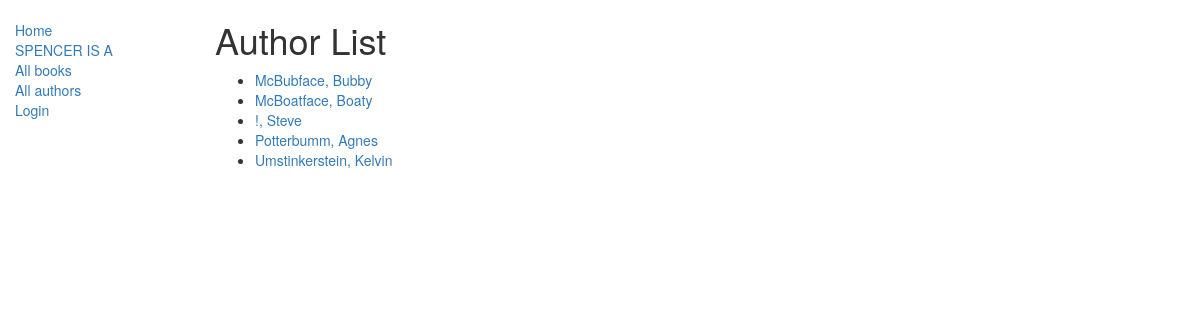
Screenshot of /catalog/authors/ with the database file from the repository.
### catalog/models.py (models this page shows, shortened)
class Author(models.Model):
    first_name = models.CharField(max_length=100)
    last_name = models.CharField(max_length=100)
    date_of_birth = models.DateField(null=True, blank=True)
    date_of_death = models.DateField('died', null=True, blank=True)
    def get_absolute_url(self):
        return reverse('author-detail', args=[str(self.id)])

### catalog/views.py (the view)
class AuthorListView(generic.ListView):
    model = Author
    paginate_by = 10

### catalog/templates/catalog/author_list.html
{% extends "base_generic.html" %}
{% block content %}
    <h1>Author List</h1>
    {% if author_list %}
    <ul>
      {% for author in author_list %}
      <li>
        <a href="{{ author.get_absolute_url }}">{{ author.last_name }}, {{author.first_name}}</a>
      </li>
      {% endfor %}
    </ul>
    {% else %}
      <p>There are no authors in the library.</p>
    {% endif %}
{% endblock %}

### rows the page displays
Author: last_name "McBubface", first_name "Bubby"
Author: last_name "McBoatface", first_name "Boaty"
Author: last_name "!", first_name "Steve"
Author: last_name "Potterbumm", first_name "Agnes"
Author: last_name "Umstinkerstein", first_name "Kelvin"
